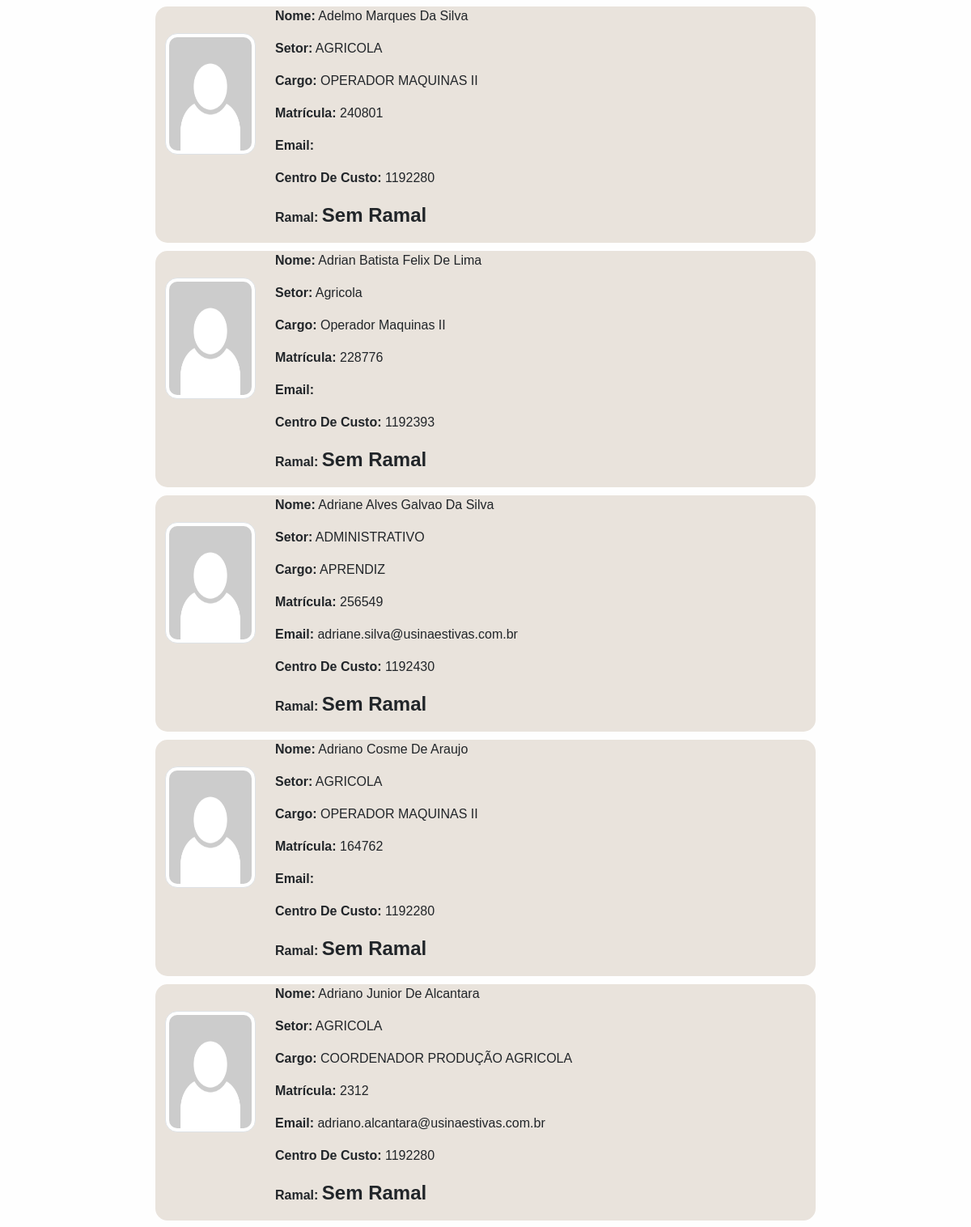
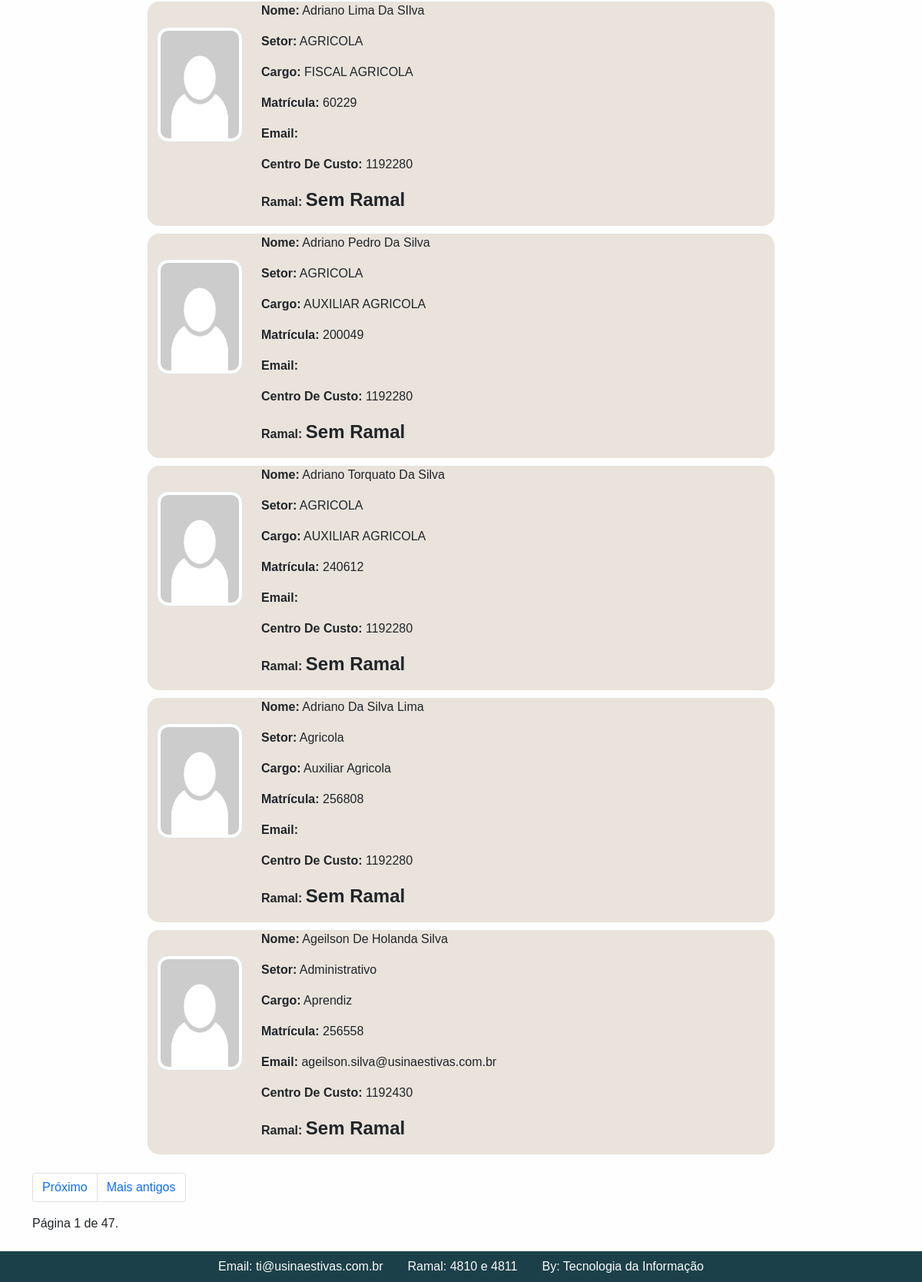
The app's page /ramal/ramais/ (lower part), older data (2 pictures, top to bottom).
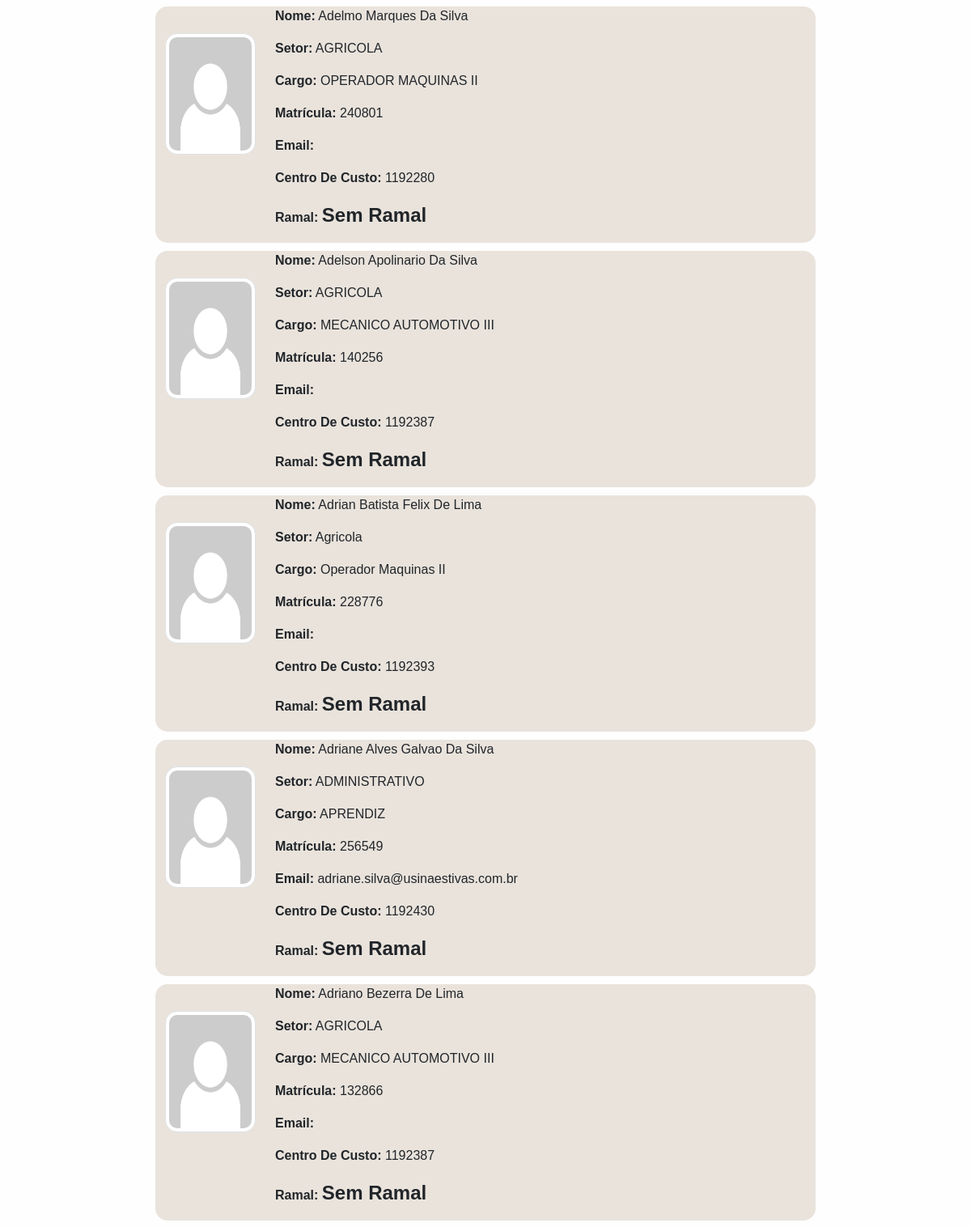
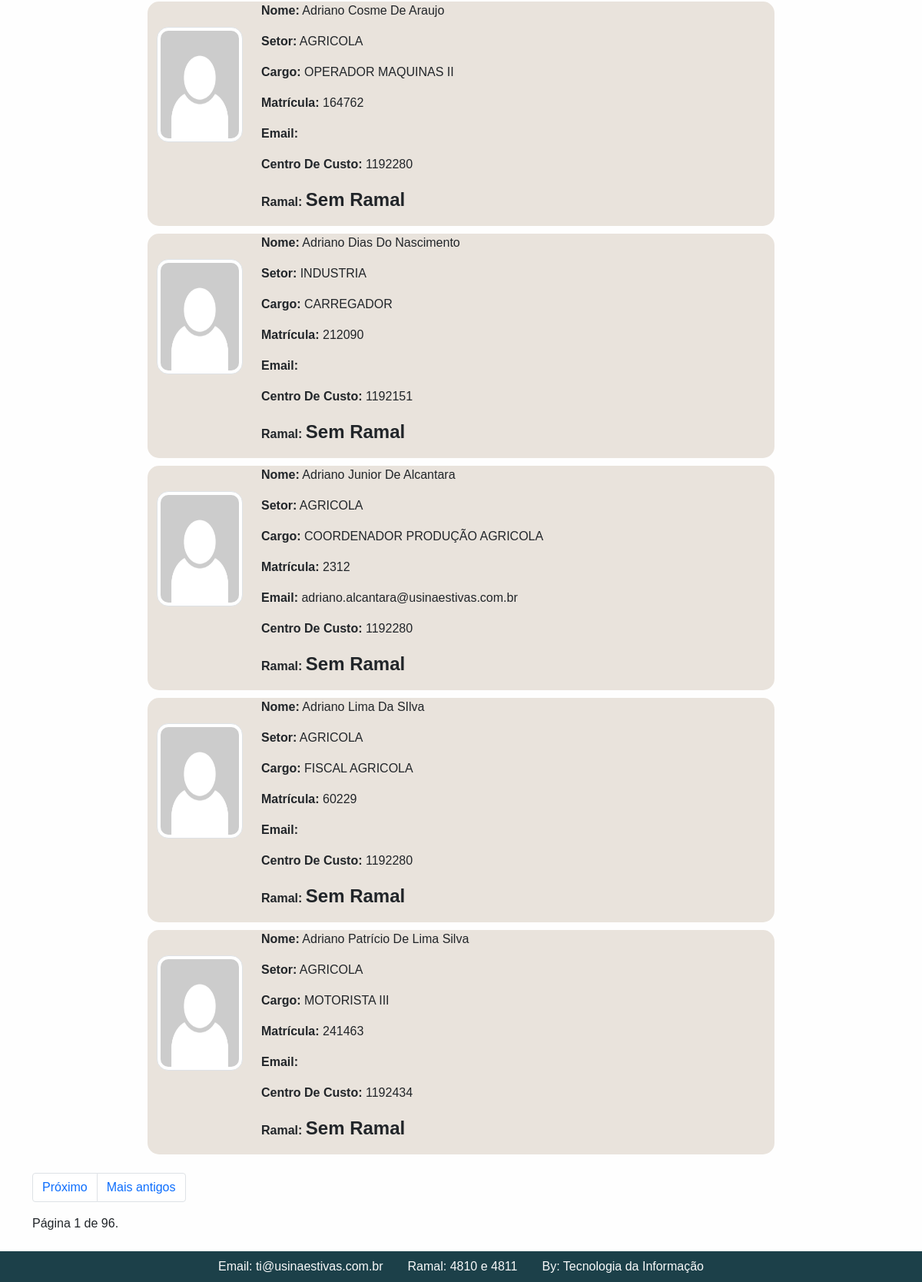
The same page, newer data (2 pictures, top to bottom).
### ramais/models.py (models this page shows)
class Pessoa(models.Model):
	nome = models.CharField('Nome', max_length=150)
	setor = models.CharField('Setor', max_length=100)
	cargo = models.CharField('Cargo', max_length=50)
	matricula = models.CharField('Matricula', max_length=6, unique=True)
	email = models.CharField('Email', null=True, max_length=50)
	cc = models.CharField('Centro de custo', max_length=7, null=True)
	ramal = models.CharField('Ramal', max_length=9, null=True, default='Sem ramal')
	foto = models.ImageField('Foto', upload_to='usuarios', default='usuarios/sem-foto.png')

### ramais/views.py (the view)
# urls.py: path('ramal/ramais/', listaramais, name="listaramais"),
def listaramais(request):
	pessoa = Pessoa.objects.all().order_by('nome')
	meufiltro = FiltroPessoa(request.GET, queryset=pessoa)
	paginator = Paginator(meufiltro.qs, 12)
	page = request.GET.get('page')
	contacts = paginator.get_page(page)
	contexto = {
	'filtro': meufiltro,
	'contacts': contacts
	}
	return render(request, 'listaramais.html', contexto)

### ramais/templatetags/my_tags.py (called while the page is built)
@register.simple_tag
def my_url(value, field_name, urlencode=None):
    url = '?{}={}'.format(field_name, value)
    if urlencode:
        querystring = urlencode.split('&')
        filtered_querystring = filter(lambda p: p.split('=')[0] != field_name, querystring)
        encoded_querystring = '&'.join(filtered_querystring)
        url = '{}&{}'.format(url, encoded_querystring)
    return url

### ramais/templates/listaramais.html (shortened to what this page needs)
{% extends "base.html" %}
{% load static %}
{% load widget_tweaks %}
{% block conteudo %}
{% load my_tags %}
<div class="container">
<br>
  {% for pessoa in contacts %}
  <div class="row ramal">
    <div class="col-12 col-sm-6 col-md-2 foto">
      <img class="img-fluid img-thumbnail" src="/media/{{pessoa.foto}}">
    </div>
    <div class="col-12 col-sm-6 col-md-10 texto">
      <td>
      <p> <b>Nome:</b> {{pessoa.nome}}</p>
      <p> <b>Setor:</b> {{pessoa.setor}}</p>
      <p> <b>Cargo:</b> {{pessoa.cargo}}</p>
      <p> <b>Matrícula:</b> {{pessoa.matricula}}</p>
      <p style="display: inline;"> <b>Email:</b> <p style="text-transform: lowercase; display: inline;">{{pessoa.email}}</p></p>
      <p> <b>Centro de Custo:</b> {{pessoa.cc}}</p>
      <p> <b>Ramal:</b> <small class="numero">{{pessoa.ramal}}</small></p>
    </td>
    </div>
  </div>
  {% endfor %}
  <br>
   <div class="row">
      <div class="col-12">
        <nav aria-label="Page navigation example">
          <ul class="pagination">
            {% if contacts.has_next %}
            <li class="page-item"><a class="page-link" href="{% my_url contacts.next_page_number 'page' request.GET.urlencode %}">Próximo</a></li>
            <li class="page-item"><a class="page-link" href="{% my_url contacts.paginator.num_pages 'page' request.GET.urlencode %}">Mais antigos</a></li>
            {% endif %}
          </ul>
        </nav>
        <span class="current">
          Página {{ contacts.number }} de {{ contacts.paginator.num_pages }}.
        </span>
      </div>
    </div>
</div>
{% endblock %}

Row changes from the older to the newer data that the page shows:
no longer on this page (row unchanged): Pessoa: foto (picture), nome "Adriano Pedro Da Silva", setor "AGRICOLA", cargo "AUXILIAR AGRICOLA", matricula "200049", cc "1192280", ramal "Sem Ramal"
no longer on this page (row unchanged): Pessoa: foto (picture), nome "Adriano Torquato Da Silva", setor "AGRICOLA", cargo "AUXILIAR AGRICOLA", matricula "240612", cc "1192280", ramal "Sem Ramal"
no longer on this page (row unchanged): Pessoa: foto (picture), nome "Adriano Da Silva Lima", setor "Agricola", cargo "Auxiliar Agricola", matricula "256808", cc "1192280", ramal "Sem Ramal"
no longer on this page (row unchanged): Pessoa: foto (picture), nome "Ageilson De Holanda Silva", setor "Administrativo", cargo "Aprendiz", matricula "256558", email "ageilson.silva@usinaestivas.com.br", cc "1192430", ramal "Sem Ramal"
added Pessoa: foto (picture), nome "Adelson Apolinario Da Silva", setor "AGRICOLA", cargo "MECANICO AUTOMOTIVO III", matricula "140256", cc "1192387", ramal "Sem Ramal"
added Pessoa: foto (picture), nome "Adriano Bezerra De Lima", setor "AGRICOLA", cargo "MECANICO AUTOMOTIVO III", matricula "132866", cc "1192387", ramal "Sem Ramal"
added Pessoa: foto (picture), nome "Adriano Dias Do Nascimento", setor "INDUSTRIA", cargo "CARREGADOR", matricula "212090", cc "1192151", ramal "Sem Ramal"
added Pessoa: foto (picture), nome "Adriano Patrício De Lima Silva", setor "AGRICOLA", cargo "MOTORISTA III", matricula "241463", cc "1192434", ramal "Sem Ramal"
Text that changed along with them:
{{ contacts.paginator.num_pages }}: "47" → "96"
